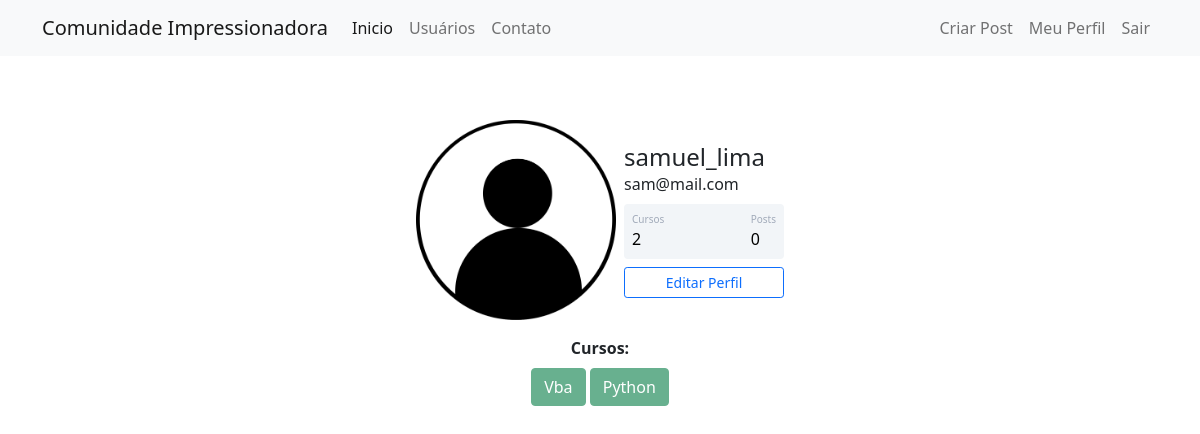
The app's page /perfil (signed in) with its own data.
### comunidadeimpressionadora/models.py (models this page shows)
class User(database.Model, UserMixin):
    id = database.Column(database.Integer, primary_key=True)
    username = database.Column(database.String, nullable=False)
    email = database.Column(database.String, nullable=False, unique=True)
    password = database.Column(database.String, nullable=False)
    user_photo = database.Column(database.String, default='default.jpg', nullable=False)
    posts = database.relationship('Post', backref='owner', lazy=True)
    courses = database.Column(database.String, nullable=False, default='Não informado')

### comunidadeimpressionadora/routes.py (the view)
@app.route("/perfil")
@login_required
def perfil():
    image_perfil = url_for('static', filename=f'imgs_perfil/{current_user.user_photo}')
    return render_template('perfil.html', image_perfil=image_perfil)

### comunidadeimpressionadora/models.py (called while the page is built)
@login_manager.user_loader
def load_user(id_user):
    return User.query.get(int(id_user))

### comunidadeimpressionadora/templates/perfil.html (shortened to what this page needs)
{% extends 'base.html' %}
{% block body %}
<div class="container mt-5 d-flex justify-content-center">
    <div class="card p-3">
        <div class="d-flex align-items-center">
            <div class="image pe-2"> <img src="{{image_perfil}}" class="rounded" width="200"> </div>
            <div class="ml-3 w-100">
                <h4 class="mb-0 mt-0">{{current_user.username}}</h4> <span>{{current_user.email}}</span>
                <div class="p-2 mt-2 bg-primary d-flex justify-content-between rounded text-white stats">
                    {% if 'Não informado' in current_user.courses %}
                        <div class="d-flex flex-column"> <span class="articles">Cursos</span> <span class="number1">0</span> </div>
                    {% else %}
                        <div class="d-flex flex-column"> <span class="articles">Cursos</span> <span class="number1">{{current_user.courses.count(';') + 1}}</span> </div>
                    {% endif %}
                    <div class="d-flex flex-column"> <span class="rating">Posts</span> <span class="number3">0</span> </div>
                </div>
                <div class="button mt-2 d-flex flex-row align-items-center"> <a class="w-100" href="{{url_for('edit_perfil')}}"><button class="btn btn-sm btn-outline-primary w-100">Editar Perfil</button></a></div>
            </div>
        </div>
    </div>
</div>
<div class="row justify-content-center">
    <div class="col col-4" style="text-align: center">
        <strong>Cursos:</strong><br>
        {% if not 'Não informado' in current_user.courses %}
            {% for curso in current_user.courses.split(';')%}
                <button class="btn btn-success mt-2" disabled>{{curso}}</button>
            {% endfor %}
        {% endif %}
    </div>
</div>
{% endblock %}

### comunidadeimpressionadora/static/main.css (style rules this page uses)
.card { width: 400px; border: none; border-radius: 10px; background-color: #fff }
.stats { background: #f2f5f8 !important; color: #000 !important }
.articles { font-size: 10px; color: #a1aab9 }
.number1 { font-weight: 500 }
.rating { font-size: 10px; color: #a1aab9 }
.number3 { font-weight: 500 }

### records on screen
User: username "samuel_lima", email "sam@mail.com", courses "2"

### other values on screen
{{ curso }} "Vba" "Python"
